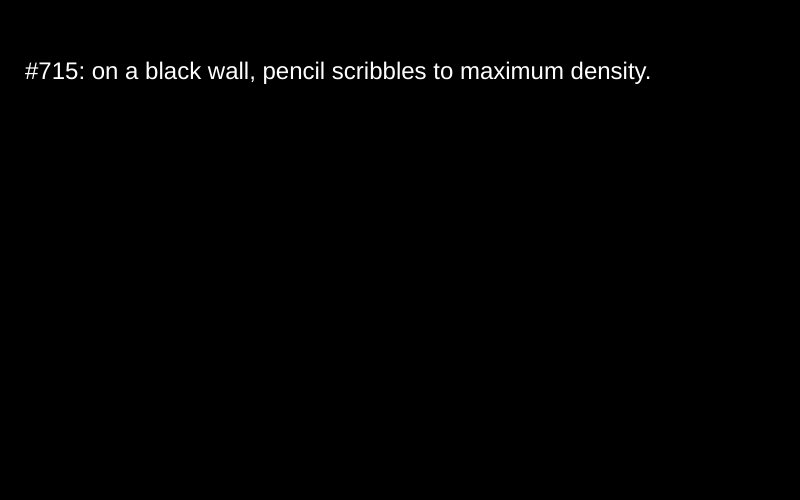
Frame 1 (no input)
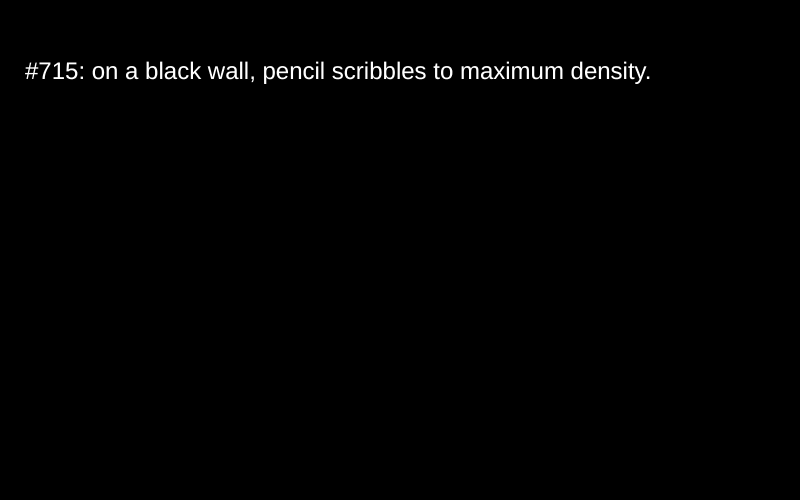
Frame 60 (no input)
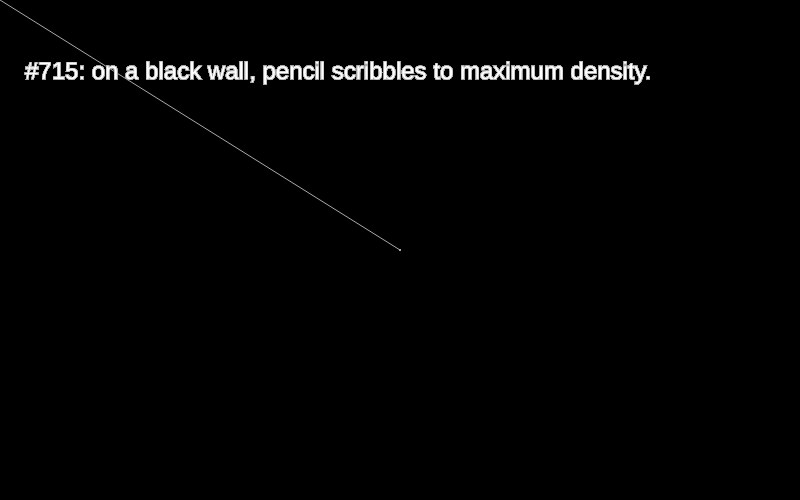
Frame 120 (the mouse pressed at the canvas centre since frame 60)

The p5.js sketch that drew these frames (run headless with seeded random() and noise() and a simulated clock; from frame 60 on, the mouse is pressed at the canvas centre):

// p5.js sketch
// ── sketch.js
function setup() {
  createCanvas(800,500);
  background(0);
  textSize(24);
  textAlign(LEFT,TOP);
  fill(255);
}

function draw() {
  text("#715: on a black wall, pencil scribbles to maximum density.", 25,60);
if (mouseIsPressed) {
  stroke(170);
} else {
stroke(0);
}
line(mouseX,mouseY, pmouseX,pmouseY);
}
